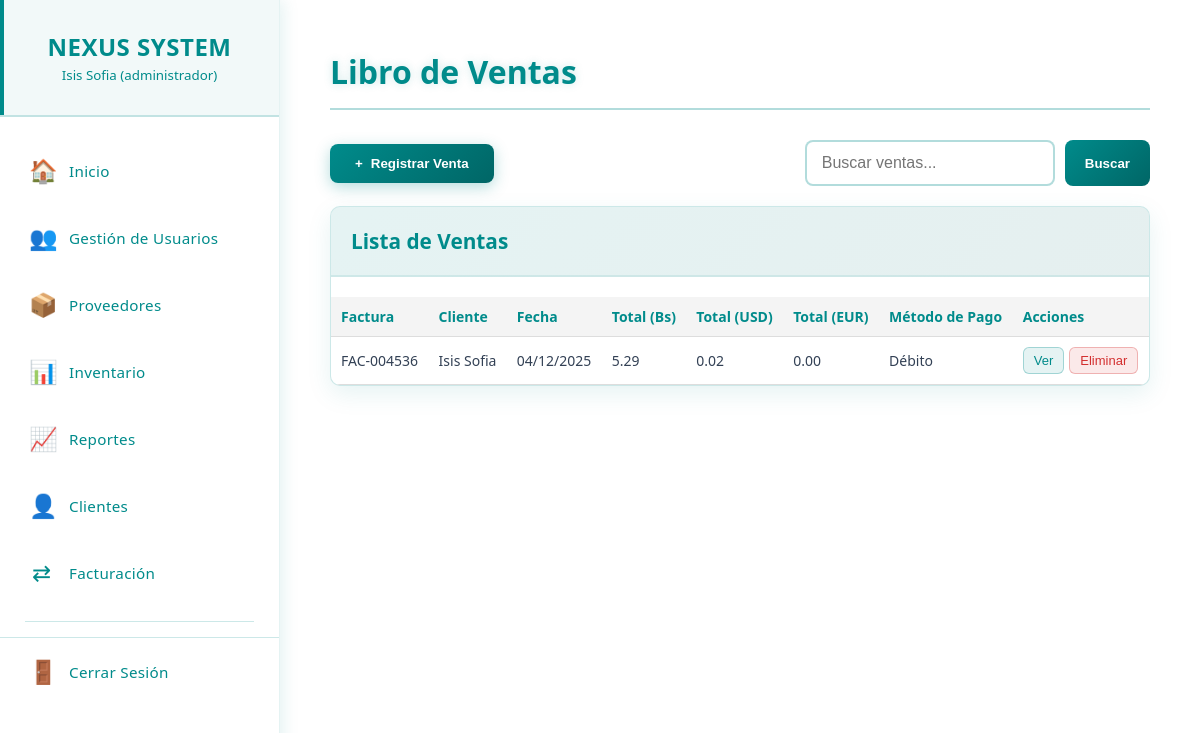
The app's page /venta.php (signed in), older data.
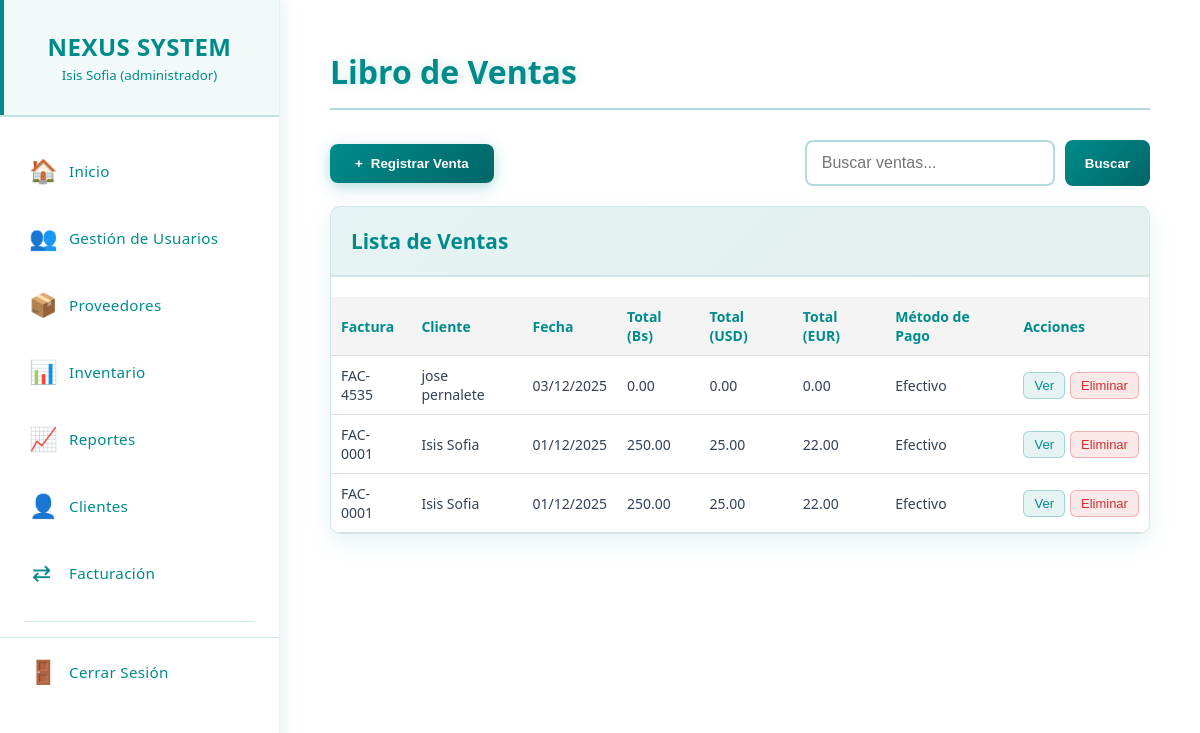
The same page, newer data.
### tables this page shows
CREATE TABLE `ventas` (
  `id_venta` int(11) NOT NULL,
  `cliente` varchar(100) DEFAULT NULL,
  `fecha` date DEFAULT NULL,
  `metodo_pago` varchar(50) DEFAULT NULL,
  `total_bs` decimal(12,2) DEFAULT 0.00,
  `id_cliente` int(11) DEFAULT NULL,
  `total_usd` decimal(12,2) DEFAULT 0.00,
  `total_eur` decimal(12,2) DEFAULT NULL,
  `tasa_usd` decimal(12,4) DEFAULT 0.0000,
  `tasa_eur` decimal(12,4) DEFAULT 0.0000,
  `nro_factura` varchar(20) DEFAULT NULL
);

### venta.php (the view, shortened to what this page needs)
<?php
require_once 'menu.php';
?>
<!DOCTYPE html>
<html lang="es">
<head>
  <link rel="stylesheet" href="css/ventas.css">
</head>
<body>
<main class="main-content">
  <div class="content-wrapper">
    <div class="page-header">
      <h1 class="page-title">Libro de Ventas</h1>
    </div>
    <div class="controls-container">
      <button class="btn-agregar" onclick="abrirModalVenta()">
        <span>+</span> Registrar Venta
      </button>
      <div class="filtros-container">
          <div class="search-container">
            <input type="text" name="busqueda" class="search-input" placeholder="Buscar ventas...">
            <button type="submit" class="btn-buscar">Buscar</button>
          </div>
      </div>
    </div>
    <div class="users-table">
  <div class="table-header">
    <h3>Lista de Ventas</h3>
  </div>
  <div class="table-container">
    <table>
      <thead>
  <tr>
    <th>Factura</th>
    <th>Cliente</th>
    <th>Fecha</th>
    <th>Total (Bs)</th>
    <th>Total (USD)</th>
    <th>Total (EUR)</th>
    <th>Método de Pago</th>
    <th>Acciones</th>
  </tr>
</thead>
<tbody>
  <?php
$sql = "SELECT * FROM ventas WHERE 1=1";
$params = [];
$sql .= " ORDER BY fecha DESC";
$stmt = $pdo->prepare($sql);
$stmt->execute($params);
  while ($venta = $stmt->fetch(PDO::FETCH_ASSOC)):
  ?>
  <tr>
  <td><?= htmlspecialchars($venta['nro_factura']) ?></td>
  <td><?= htmlspecialchars($venta['cliente']) ?></td>
  <td><?= date('d/m/Y', strtotime($venta['fecha'])) ?></td>
  <td><?= number_format($venta['total_bs'], 2) ?></td>
  <td><?= number_format($venta['total_usd'], 2) ?></td>
  <td><?= number_format($venta['total_eur'], 2) ?></td>
  <td><?= htmlspecialchars($venta['metodo_pago']) ?></td>
  <td>
    <div class="acciones-container">
      <button class="btn-action btn-editar">Ver</button>
      <button class="btn-action btn-eliminar">Eliminar</button>
    </div>
  </td>
</tr>
<?php endwhile; ?>
</tbody>
    </table>
  </div>
</div>
</div>
</div>
</body>
</html>

Row changes from the older to the newer data that the page shows:
removed ventas: nro_factura "FAC-004536", cliente "Isis Sofia", fecha "04/12/2025", total_bs "5.29", total_usd "0.02", total_eur "0.00", metodo_pago "Débito"
added ventas: nro_factura "FAC-4535", cliente "jose pernalete", fecha "03/12/2025", total_bs "0.00", total_usd "0.00", total_eur "0.00", metodo_pago "Efectivo"
added ventas: nro_factura "FAC-0001", cliente "Isis Sofia", fecha "01/12/2025", total_bs "250.00", total_usd "25.00", total_eur "22.00", metodo_pago "Efectivo"
added ventas: nro_factura "FAC-0001", cliente "Isis Sofia", fecha "01/12/2025", total_bs "250.00", total_usd "25.00", total_eur "22.00", metodo_pago "Efectivo"
